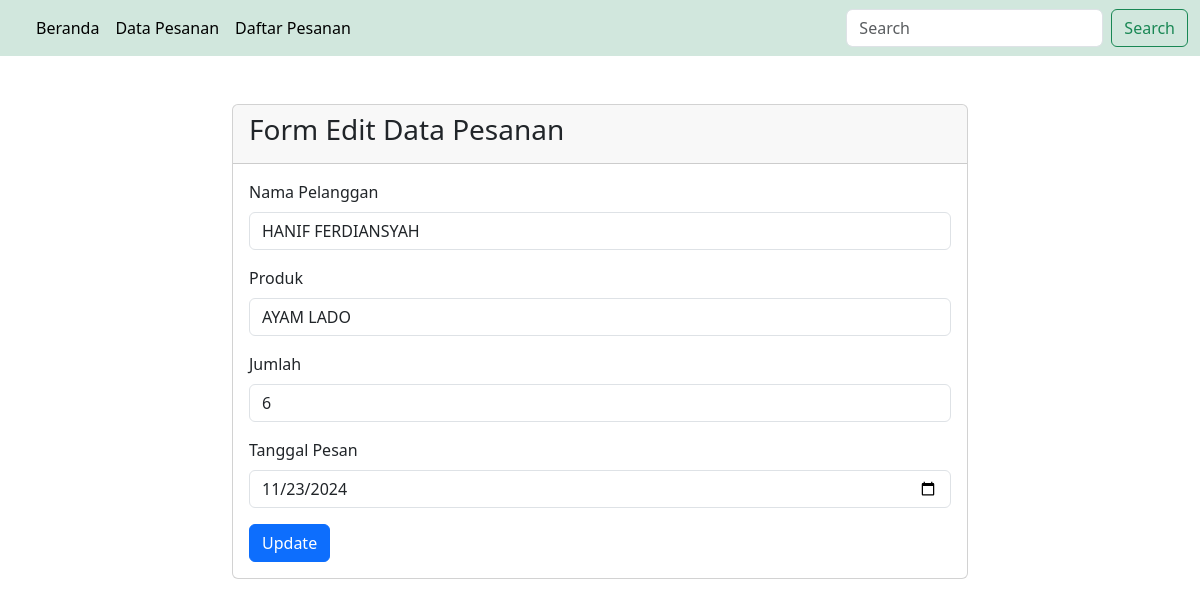
The page /Data_pesanan/edit.php?id=5 on the database its author committed.
### tables this page shows
CREATE TABLE `pesanans` (
  `id_pesanan` int(11) NOT NULL,
  `nama_pelanggan` varchar(100) NOT NULL,
  `produk` varchar(50) NOT NULL,
  `jumlah` int(11) NOT NULL,
  `tanggal_pesan` date NOT NULL
);

### Data_pesanan/edit.php (the view, shortened to what this page needs)
<?php
include("../koneksi.php");
$id = $_GET['id'];
$ambil = "SELECT * FROM pesanans WHERE id_pesanan='$id'";
$edit = mysqli_query($koneksi,$ambil);
$data = mysqli_fetch_array($edit);
?>
<!DOCTYPE html>
<html lang="en">
<head>
    <link rel="stylesheet" href="../css/bootstrap.css">
    <link rel="stylesheet" href="../css/all.css">
</head>
<body>
    <?php
    include_once('../navbar.php');
    ?>
    <div class="container">
        <div class="row mt-5">
            <div class="col-8 m-auto">
                <div class="card">
                    <div class="card-header">
                        <h3 class="float-start"> Form Edit Data Pesanan</h3>
                    </div>
                    <div class="card-body">
                        <form action="update.php" method="post">
                            <div class="mb-3">
                                <label for="exampleInputEmail1" class="form-label">Nama Pelanggan</label>
                                <input type="text" readonly value="<?=$data['nama_pelanggan']?>" name="nama" class="form-control" id="exampleInputEmail1" aria-describedby="emailHelp">
                            </div>
                            <div class="mb-3">
                                <label for="exampleInputPassword1" class="form-label">Produk</label>
                                <select name="produk" id="" class="form-control">
                                    <option value=""><?=$data['produk']?></option>
                                </select>
                            </div>
                            <div class="mb-3">
                                <label for="exampleInputPassword1" class="form-label">Jumlah</label>
                                <input type="text" value="<?=$data['jumlah']?>" name="jumlah" class="form-control" id="exampleInputPassword1">
                            </div>
                            <div class="mb-3">
                                <label for="exampleInputPassword1" class="form-label">Tanggal Pesan</label>
                                <input type="date" value="<?=$data['tanggal_pesan']?>" name="tanggalPesan" class="form-control" id="exampleInputPassword1">
                            </div>
                            <button type="submit" class="btn btn-primary" href="index.php">Update</button>
                        </form>
                    </div>
                </div>
            </div>
        </div>
    </div>
</body>
</html>

### rows shown on the page
pesanans: nama "HANIF FERDIANSYAH", produk "AYAM LADO", jumlah "6", tanggalPesan "11/23/2024"
